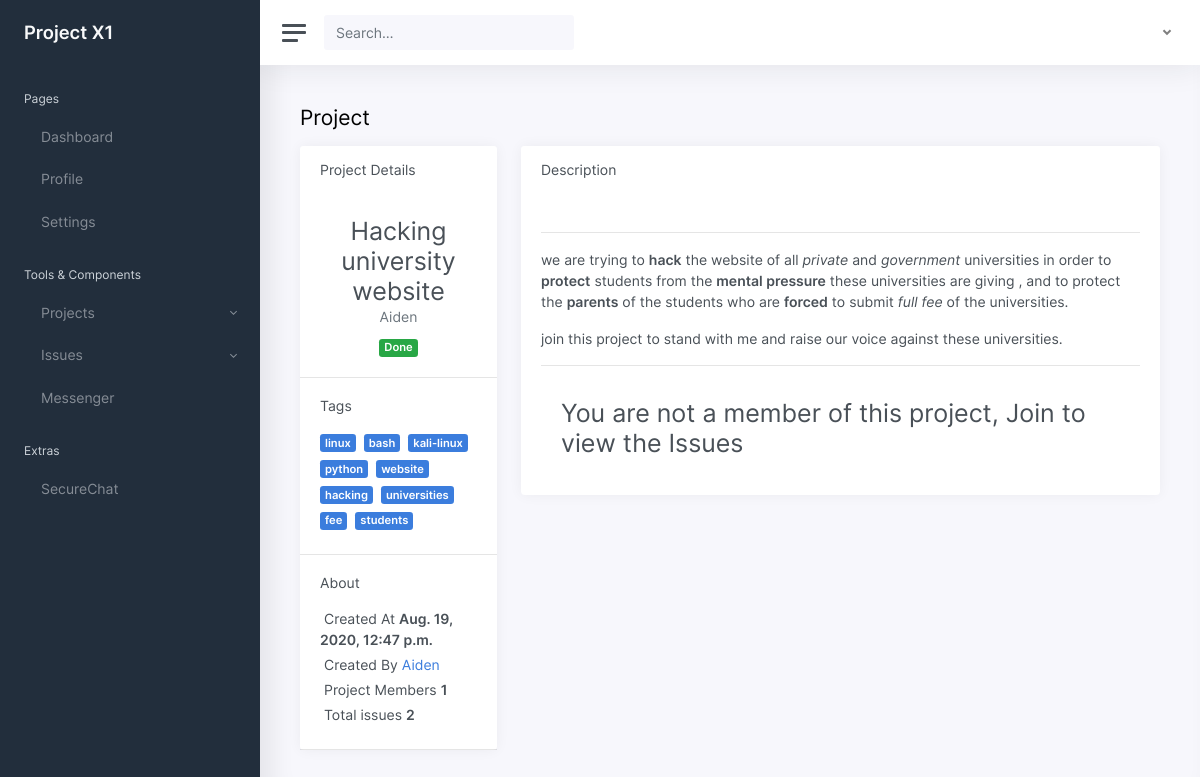
Before: /projects/issues/in/1/ with the older database file.
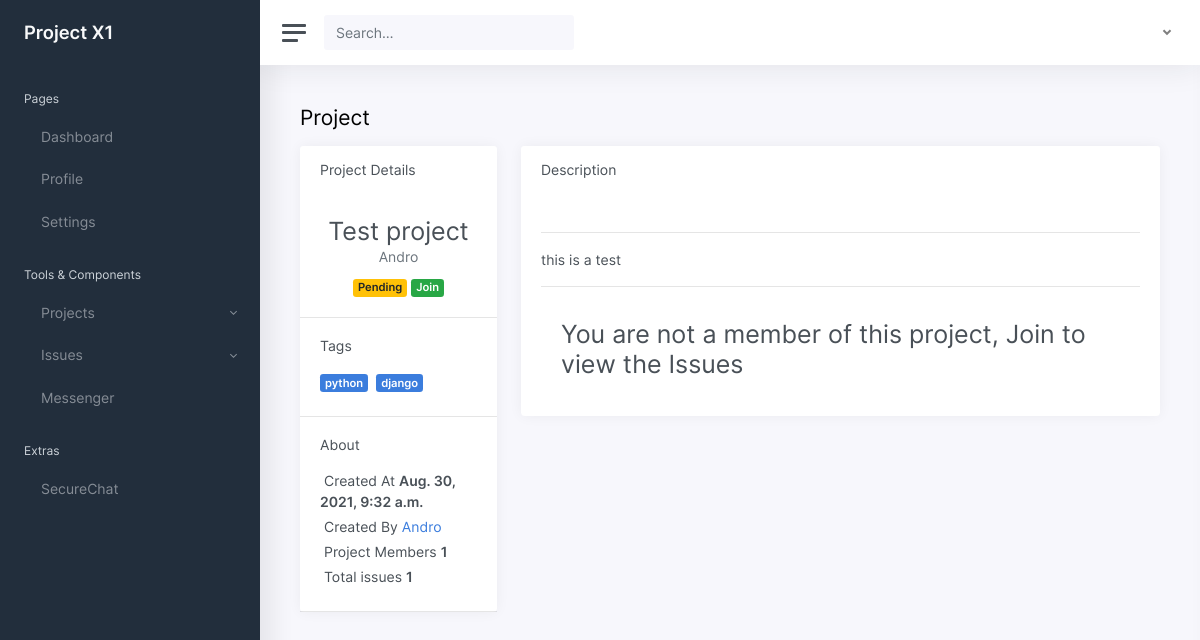
After: the same page with the newer database file.
### projects/models.py (models this page shows, shortened)
class Project(models.Model):
    user = models.ForeignKey(User,null=True,on_delete=models.CASCADE,related_name='projects')
    name = models.CharField(max_length=255, unique=True)
    created_at = models.DateTimeField(auto_now=True)
    description = RichTextField(blank=True,null=True)
    tags = TaggableManager()
    complete = models.BooleanField(default = False)
    members = models.ManyToManyField(User,through="ProjectMember")
    projectJoinPermission = models.BooleanField(default=True)
    repoowner = models.CharField(max_length=255,blank=True,null=True)
    githubrepo = models.CharField(max_length=255,blank=True,null=True)
    class Meta:
        ordering = ["name"]
        unique_together = ['user','name']

### projects/views.py (the view)
# urls.py: url(r"^issues/in/(?P<pk>\d+)/$",views.SingleProject.as_view(),name="single"),
class SingleProject(generic.DetailView):
    model = Project

### projects/templates/projects/project_detail.html (shortened to what this page needs)
{% extends "projects/project_base.html" %}
{% block project_content %}
{% load static %}
<div>
	<main class="content">
		<div class="container-fluid p-0">
			<h1 class="h3 mb-3">Project</h1>
			<div class="row">
				<div class="col-md-4 col-xl-3">
					<div class="card mb-3">
						<div class="card-header">
							<h5 class="card-title mb-0">Project Details</h5>
						</div>
						<div class="card-body text-center">
							<h1 style="font-size: 25px;" class="card-title mb-0">{{project.name.capitalize}}</h1>
							<div class="text-muted mb-2">{{project.user.username}}</div>
							<div>
								{% if project.complete == False %}
								{% if project.user == user %}
								<span class="badge badge-danger"><a style="color:white;"
										href="{% url 'projects:complete' pk=project.pk %}">Mark
										Completed</a></span>
								<span class="badge badge-warning"><a style="color:white;"
										href="{% url 'projects:delete' pk=project.pk %}">
										Delete</a></span>
								{% if project.projectJoinPermission == True %}
								<span class="badge badge-success"><a style="color:white;"
										href="{% url 'projects:joinper' pk=project.pk %}">
										Open to all</a></span>
								{% else %}
								<span class="badge badge-primary"><a style="color:white;"
										href="{% url 'projects:joinper' pk=project.pk %}">
										Joined Only</a></span>
								{% endif %}
								{% else %}
								<span class="badge badge-warning">Pending</span>
								{% endif %}
								{% else %}
								<span class="badge badge-success">Done</span>
								{% endif %}
								{% if project.complete == False and project.user != user %}
								{% if user in project.members.all %}
								<span class="badge badge-danger"><a style="color:white;"
										href="{% url 'projects:leave' pk=project.pk %}">Leave</a></span>
								{% else %}
								{% if project.projectJoinPermission == True %}
								<span class="badge badge-success"><a style="color:white;"
										href="{% url 'projects:join' pk=project.pk  %}">Join</a></span>
								{% else %}
								<span class="badge badge-secondary">Members only</span>
								{% endif %}
								{% endif %}
								{% else %}
								{% if user in project.members.all and user != project.user %}
								<td><span class="badge badge-danger"><a style="color:white;"
											href="{% url 'projects:leave' pk=project.pk %}">leave</a></span></td>
								{% endif %}
								{% endif %}
							</div>
						</div>
						<hr class="my-0" />
						<div class="card-body">
							<h5 class="h6 card-title">Tags</h5>
							{% for tag in project.tags.all %}
							<a href="{% url 'projects:tagged' pk=tag.pk %}"
								class="badge badge-primary mr-1 my-1">{{tag|safe}}</a>
							{% endfor %}
						</div>
						<hr class="my-0" />
						<div class="card-body">
							<h5 class="h6 card-title">About</h5>
							<ul class="list-unstyled mb-0">
								<li class="mb-1"> Created
									At
									<strong> {{project.created_at}}</strong></li>
								<li class="mb-1"> Created By <a
										href="{% url 'accounts:profile' pk=project.user.pk %}">
										{{project.user.username}}</a></li>
								<li class="mb-1"> Project
									Members <strong> {{project.members.count}}</strong></li>
								<li class="mb-1">
									Total issues <strong> {{project.issues.count}}</strong></li>
							</ul>
						</div>
						<hr class="my-0" />
					</div>
				</div>
				<div class="col-md-8 col-xl-9">
					<div class="card">
						<div class="card-header">
							<h5 class="card-title mb-0">Description</h5>
						</div>
						<div class="card-body h-100">
							<hr />
							<div>
								{{project.description|safe}}
							</div>
							<hr />
							{% if user in project.members.all or project.user == user %}
							{% if not project.issues.all %}
							<div>
								<h3>No Issues yet</h3>
							</div>
							<hr />
							{% else %}
							<table class="table table-hover my-0">
								<thead>
									<tr>
										<th>Name</th>
										<th class="d-none d-xl-table-cell">Created At</th>
										<th class="d-none d-xl-table-cell">Created By</th>
										<th class="d-none d-xl-table-cell">Project</th>
										<th class="d-none d-xl-table-cell">Members Working</th>
										<th class="d-none d-xl-table-cell">Priority</th>
										<th class="d-none d-xl-table-cell">Deadline</th>
										<th>Status</th>
										<th>Actions</th>
									</tr>
								</thead>
								<tbody>
									{% for issue in project.issues.all %}
									{% include "issues/_issue.html" %}
									{% endfor %}
								</tbody>
							</table>
							{% endif %}
						</div>
					</div>
				</div>
				{% else %}
				<div class="card-header">
					<h2 style="font-size: 25px;" class="card-title mb-0">You are not a member of this
						project, Join to view the Issues</h2>
				</div>
				{% endif %}
			</div>
		</div>
	</main>
</div>
{% endblock %}

### projects/templates/projects/project_base.html (shortened to what this page needs)
{% extends "base.html" %}
{% block content %}
{% block project_content %}{% endblock %}
{% endblock %}

### templates/base.html (shortened to what this page needs)
<!DOCTYPE html>
<html lang="en">
{% load static %}
<head>
    <link href="{%static 'css/app.css' %}" rel="stylesheet">
</head>
<body>
    <div class="wrapper">
        <nav id="sidebar" class="sidebar">
            <div class="sidebar-content js-simplebar">
                <a class="sidebar-brand" href="{% url 'home' %}">
                    <span class="align-middle">Project X1</span>
                </a>
                <ul class="sidebar-nav">
                    <li class="sidebar-header">
                        Pages
                    </li>
                    <li class="sidebar-item ">
                        <a class="sidebar-link" href="{% url 'home' %}">
                             <span
                                class="align-middle">Dashboard</span>
                        </a>
                    </li>
                    <li class="sidebar-item">
                        <a class="sidebar-link" href="{% url 'accounts:profile' pk=user.pk %}">
                             <span class="align-middle">Profile</span>
                        </a>
                    </li>
                    <li class="sidebar-item">
                        <a class="sidebar-link" href="{% url 'set' %}">
                             <span
                                class="align-middle">Settings</span>
                        </a>
                    </li>
                    <li class="sidebar-header">
                        Tools & Components
                    </li>
                    <li class="sidebar-item">
                        <a href="#ui" data-toggle="collapse" class="sidebar-link collapsed">
                             <span
                                class="align-middle">Projects</span>
                        </a>
                    </li>
                </ul>
                <li class="sidebar-item">
                    <a href="#forms" data-toggle="collapse" class="sidebar-link collapsed">
                         <span
                            class="align-middle">Issues</span>
                    </a>
                </li>
                <li class="sidebar-item">
                    <a class="sidebar-link" href="{% url 'chats:all' %}">
                         <span
                            class="align-middle">Messenger</span>
                    </a>
                </li>
                <li class="sidebar-header">
                    Extras
                </li>
                <li class="sidebar-item">
                    <a class="sidebar-link" href="#">
                         <span class="align-middle">SecureChat</span>
                    </a>
                </li>
            </div>
        </nav>
        <div class="main">
            <nav class="navbar navbar-expand navbar-light navbar-bg">
                <a class="sidebar-toggle d-flex">
                    <i class="hamburger align-self-center"></i>
                </a>
                <form action="{% url 'search' %}" method="POST" class="form-inline d-none d-sm-inline-block">
                    <div class="input-group input-group-navbar">
                        <input name="search" type="search" class="form-control" placeholder="Search…"
                            aria-label="Search">
                        <div class="input-group-append">
                            <button class="btn" type="submit">
                            </button>
                        </div>
                    </div>
                </form>
                <div class="navbar-collapse collapse">
                    <ul class="navbar-nav navbar-align">
                        <li class="nav-item dropdown">
                            <a class="nav-link dropdown-toggle d-none d-sm-inline-block" href="#"
                                data-toggle="dropdown">
                            </a>
                        </li>
                    </ul>
                </div>
            </nav>
            {% block content %}
            {% endblock %}
        </div>
    </div>
</body>
</html>

Changed rows visible on the page:
no longer on this page (row edited): Tag: name "linux"
removed Tag: name "bash"
removed Tag: name "kali-linux"
no longer on this page (row edited): Tag: name "website"
removed Tag: name "hacking"
removed Tag: name "universities"
removed Tag: name "fee"
removed Tag: name "students"
changed Project id 1: name "Hacking university website" → "Test project"; user.username "Aiden" → "Andro"; complete True → False (drawn); created_at "Aug. 19, 2020, 12:47 p.m." → "Aug. 30, 2021, 9:32 a.m."; issues.count "2" → "1"; description "we are trying to hack the website of all private and government universities in order to protect students from the mental pressure these universities are giving , and to protect the parents of the students who are forced to submit full fee of the universities. join this project to stand with me and raise our voice against these universities." → "this is a test"
added Tag: name "django"
Other visible differences:
text no longer shown: "Done"
text now shown: "Pending Join"
